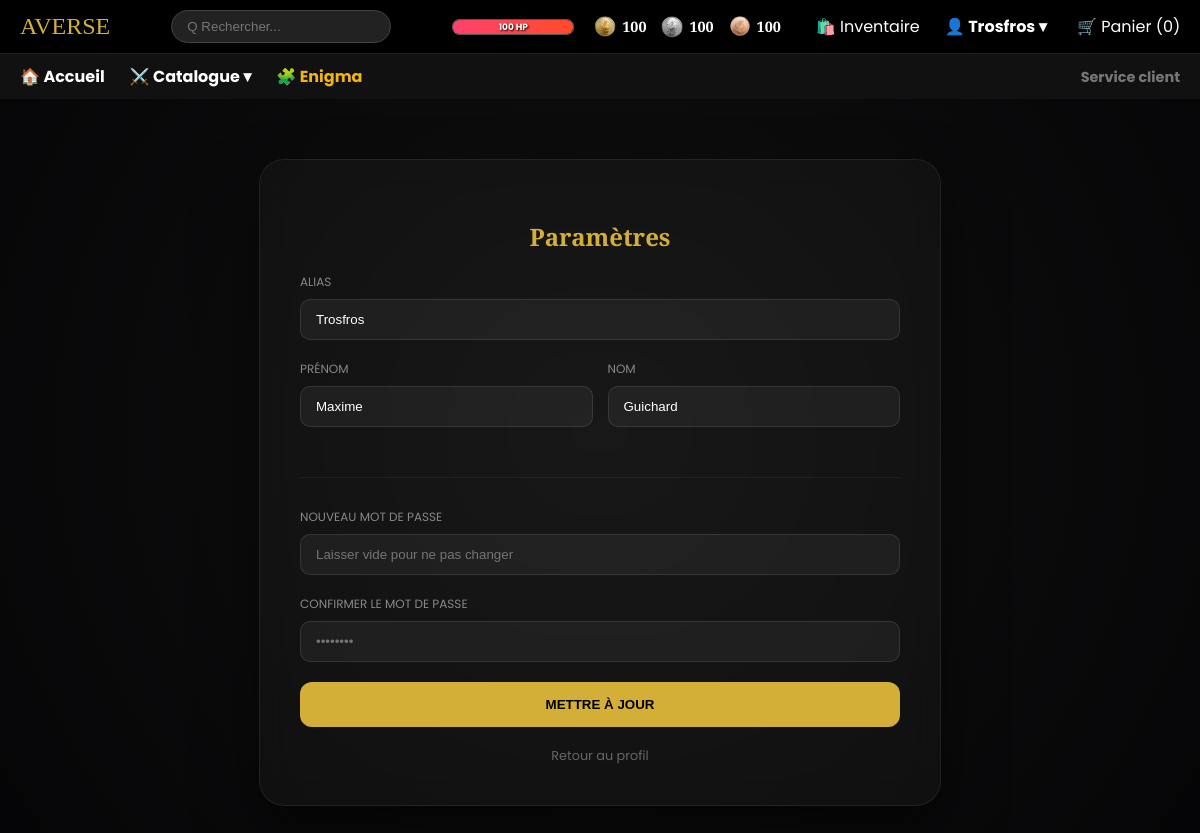
/modifier_profil.php (signed in), run on the app's committed database.
### tables this page shows
CREATE TABLE Joueurs (
  IdJoueur INT NOT NULL AUTO_INCREMENT,
  Alias VARCHAR(45) UNIQUE NOT NULL,
  Nom VARCHAR(45) NOT NULL,
  Prenom VARCHAR(45) NOT NULL,
  MDP VARBINARY(128) NOT NULL,
  PieceBronze INT NOT NULL DEFAULT 100,
  PieceArgent INT NOT NULL DEFAULT 100,
  PieceOr INT NOT NULL DEFAULT 100,
  EstAdmin TINYINT(1) NOT NULL DEFAULT 0,
  EstMage TINYINT(1) NOT NULL DEFAULT 0,
  NbDemandeArgent INT NOT NULL DEFAULT 0,
  PV INT NOT NULL DEFAULT 100,
  StreakMagie INT NOT NULL DEFAULT 0,
  PRIMARY KEY (IdJoueur)
);

### include/user.php (called while the page is built, shortened)
<?php
function UpdateUserSessionInfo() {
    $alias = $_SESSION['user']['Alias'];
    $stmt = $GLOBALS['connexion']->prepare("SELECT IdJoueur, Alias, EstAdmin,
        PieceBronze, PieceArgent, PieceOr, PV FROM Joueurs WHERE Alias = ?");
    $stmt->bind_param("s", $alias);
    $stmt->execute();
    $_SESSION['user'] = $stmt->get_result()->fetch_assoc();
}
?>

### config.php (called while the page is built, shortened)
<?php
require_once 'include/user.php';
if (isset($_SESSION['user']))
    UpdateUserSessionInfo();
?>

### modifier_profil.php (the view, shortened to what this page needs)
<?php
require_once 'config.php';
$idJoueur = $_SESSION['user']['IdJoueur'];
$sql = "SELECT * FROM Joueurs WHERE IdJoueur = ?";
$stmt = $connexion->prepare($sql);
$stmt->bind_param("i", $idJoueur);
$stmt->execute();
$user = $stmt->get_result()->fetch_assoc();
$alias_val  = $user['Alias']  ?? $user['alias']  ?? '';
$prenom_val = $user['Prenom'] ?? $user['prenom'] ?? '';
$nom_val    = $user['Nom']    ?? $user['nom']    ?? '';
?>
<!DOCTYPE html>
<html lang="fr">
<head>
    <link rel="stylesheet" href="CSS/style.css">
    <link rel="stylesheet" href="https://cdnjs.cloudflare.com/ajax/libs/font-awesome/6.4.0/css/all.min.css">
    <link rel="stylesheet" href="styles/modifierprofil.css">
</head>
<body>
<?php include_once 'template/header.php' ?>
<div class="settings-card">
    <h2 style="font-family: 'Cinzel', serif; color: var(--gold); text-align: center;">Paramètres</h2>
    <form action="" method="POST" id="settingsForm">
        <div class="form-group">
            <label>Alias</label>
            <input type="text" name="alias" value="<?= htmlspecialchars($alias_val) ?>" required>
        </div>
        <div style="display: flex; gap: 15px;">
            <div class="form-group" style="flex: 1;">
                <label>Prénom</label>
                <input type="text" name="prenom" value="<?= htmlspecialchars($prenom_val) ?>">
            </div>
            <div class="form-group" style="flex: 1;">
                <label>Nom</label>
                <input type="text" name="nom" value="<?= htmlspecialchars($nom_val) ?>">
            </div>
        </div>
        <div class="divider"></div>
        <div class="form-group">
            <label>Nouveau Mot de Passe</label>
            <input type="password" name="new_mdp" id="new_mdp" placeholder="Laisser vide pour ne pas changer">
        </div>
        <div class="form-group">
            <label>Confirmer le Mot de Passe</label>
            <input type="password" name="confirm_mdp" id="confirm_mdp" placeholder="••••••••">
        </div>
        <button type="submit" class="btn-save">Mettre à jour</button>
    </form>
    <a href="profil.php" style="display:block; text-align:center; margin-top:20px; color:#666; text-decoration:none; font-size:0.8rem;">Retour au profil</a>
</div>
</body>
</html>

### template/header.php (shortened to what this page needs)
<link rel="stylesheet" href="styles/header.css">
<header>
    <nav class="top-nav">
        <div class="logo" style="font-family: 'Cinzel', serif; font-size: 1.5rem; color: #d4af37;">AVERSE</div>
        <form action="catalogue.php" method="GET" class="search-bar">
            <input type="text" name="search" placeholder="Q Rechercher..." value="<?= isset($_GET['search']) ? htmlspecialchars($_GET['search']) : '' ?>">
        </form>
        <div class="user-menu">
                <?php
                $user = @ $_SESSION['user'];
                if (isset($user)):
                ?>
                <div class="player-stats">
                    <div class="hp-container" title="Points de Vie">
                        <div class="hp-bar" style="width: <?= $_SESSION['user']['PV'] ?>%;"></div>
                        <span class="hp-text"><?= $user['PV'] ?> HP</span>
                    </div>
                    <div class="rpg-currency-bar">
                        <div class="coin-item" title="Or">
                            <img src="./img/gold.png" alt="Or">
                            <span><?= $user['PieceOr'] ?></span>
                        </div>
                        <div class="coin-item" title="Argent">
                            <img src="./img/silver.png" alt="Argent">
                            <span><?= $user['PieceArgent'] ?></span>
                        </div>
                        <div class="coin-item" title="Bronze">
                            <img src="./img/bronze.png" alt="Bronze">
                            <span><?= $user['PieceBronze'] ?></span>
                        </div>
                    </div>
                </div>
                <a href="inventaire.php" style="text-decoration:none; color: white; margin-right: 10px;">🛍️ <span class="hide-mobile">Inventaire</span></a>
                <div class="dropdown">
                    <strong style="cursor:pointer; color: white;" onclick="toggleHeaderMenu(event, 'userDrop')">
                        👤 <?= htmlspecialchars($user['Alias']) ?> ▾
                    </strong>
                </div>
            <?php else: ?>
                <a href="login.php" class="user-link" style="color: white; text-decoration: none; margin-right: 10px;">🔑 Connexion</a>
                <a href="register.php" class="user-link" style="color: #d4af37; text-decoration: none; border: 1px solid #d4af37; padding: 5px 12px; border-radius: 15px;">📜 S'inscrire</a>
            <?php endif; ?>
            <a href="panier.php" id="cart-container">
                🛒 <span class="hide-mobile">Panier</span> (<span id="cart-count"><?= isset($_SESSION['cart']) ? array_sum($_SESSION['cart']) : 0 ?></span>)
            </a>
        </div>
    </nav>
    <nav class="sub-nav" style="background: #111; border-top: 1px solid #222;">
        <div class="links">
            <a href="index.php" style="color: white;">🏠 <span class="hide-mobile">Accueil</span></a>
            <div class="dropdown">
                <span style="cursor:pointer; color: white;" onclick="toggleHeaderMenu(event, 'catDrop')">
                    ⚔️ <span class="hide-mobile">Catalogue</span> ▾
                </span>
            </div>
            <a href="enigma.php" style="color: #f3b412;">🧩 <span class="hide-mobile">Enigma</span></a>
        </div>
        <div class="service-client">
            <a href="service_client.php" style="color: #777; font-size: 0.9rem;">Service client</a>
        </div>
    </nav>
</header>

### styles/style.css (style rules this page uses)
body { background-color: #ffffff; color: #333; font-family: 'Poppins', sans-serif; margin: 0; }

### styles/modifierprofil.css (style rules this page uses)
:root { --gold: #d4af37; --error: #ff4757; --success: #2ed573; --glass: rgba(255, 255, 255, 0.03); }
body { background: radial-gradient(circle at center, #111 0%, #050507 100%); color: white; font-family: 'Poppins', sans-serif; margin: 0; }
.settings-card { max-width: 600px; margin: 60px auto; padding: 40px; background: var(--glass); backdrop-filter: blur(15px); border: 1px solid rgba(255,255,255,0.08); border-radius: 25px; box-shadow: 0 30px 60px rgba(0,0,0,0.5); }
.form-group { margin-bottom: 20px; position: relative; }
label { display: block; font-size: 0.75rem; color: #888; margin-bottom: 8px; text-transform: uppercase; }
input { width: 100%; padding: 12px 15px; background: rgba(255, 255, 255, 0.05); border: 1px solid rgba(255, 255, 255, 0.1); border-radius: 10px; color: white; transition: 0.3s cubic-bezier(0.4, 0, 0.2, 1); box-sizing: border-box; }
.btn-save { width: 100%; padding: 15px; background: var(--gold); border: none; border-radius: 12px; color: black; font-weight: bold; cursor: pointer; text-transform: uppercase; transition: 0.3s; }
.divider { height: 1px; background: rgba(255,255,255,0.05); margin: 30px 0; }

### styles/header.css (style rules this page uses)
.top-nav, .sub-nav { display: flex; align-items: center; justify-content: space-between; padding: 10px 20px; flex-wrap: wrap; background-color:black; }
.search-bar input { padding: 8px 15px; border-radius: 20px; border: 1px solid #444; background: #222; color: white; width: 220px; transition: width 0.3s; outline: none; }
.sub-nav .links { display: flex !important; flex-direction: row !important; align-items: center !important; gap: 25px; }
.sub-nav a, .sub-nav span { text-decoration: none; font-weight: bold; white-space: nowrap; }
.dropdown { position: relative; display: inline-block; }
.user-menu { display: flex; align-items: center; gap: 15px; }
.hp-container { width: 120px; background: #333; height: 14px; border-radius: 7px; border: 1px solid #555; position: relative; overflow: hidden; box-shadow: 0 0 5px rgba(0,0,0,0.5); }
.hp-bar { height: 100%; background: linear-gradient(to right, #ff416c, #ff4b2b); border-radius: 6px; transition: width 0.5s ease-in-out; }
.hp-text { position: absolute; top: 50%; left: 50%; transform: translate(-50%, -50%); font-size: 9px; width: 100%; text-align: center; color: white; font-weight: bold; text-shadow: 1px 1px 2px black; z-index: 2; pointer-events: none; }
.rpg-currency-bar { display: flex; gap: 15px; align-items: center; font-size: 0.9em; font-weight: bold; color: #fff; font-family: 'Cinzel', serif; }
.coin-item { display: flex; align-items: center; gap: 6px; }
.coin-item img { width: 22px; height: 22px; object-fit: contain; filter: drop-shadow(0 2px 3px rgba(0,0,0,0.4)); }
.player-stats { display: flex; align-items: center; gap: 20px; margin-right: 20px; }
#cart-container { text-decoration: none; color: white; margin-left: 15px; display: inline-block; transition: transform 0.3s cubic-bezier(0.34, 1.56, 0.64, 1), color 0.2s ease; transform-origin: center center; will-change: transform; }

### data on the page
joueurs: PV "100", PieceOr "100", PieceArgent "100", PieceBronze "100", Alias "Trosfros", alias "Trosfros", prenom "Maxime", nom "Guichard"
